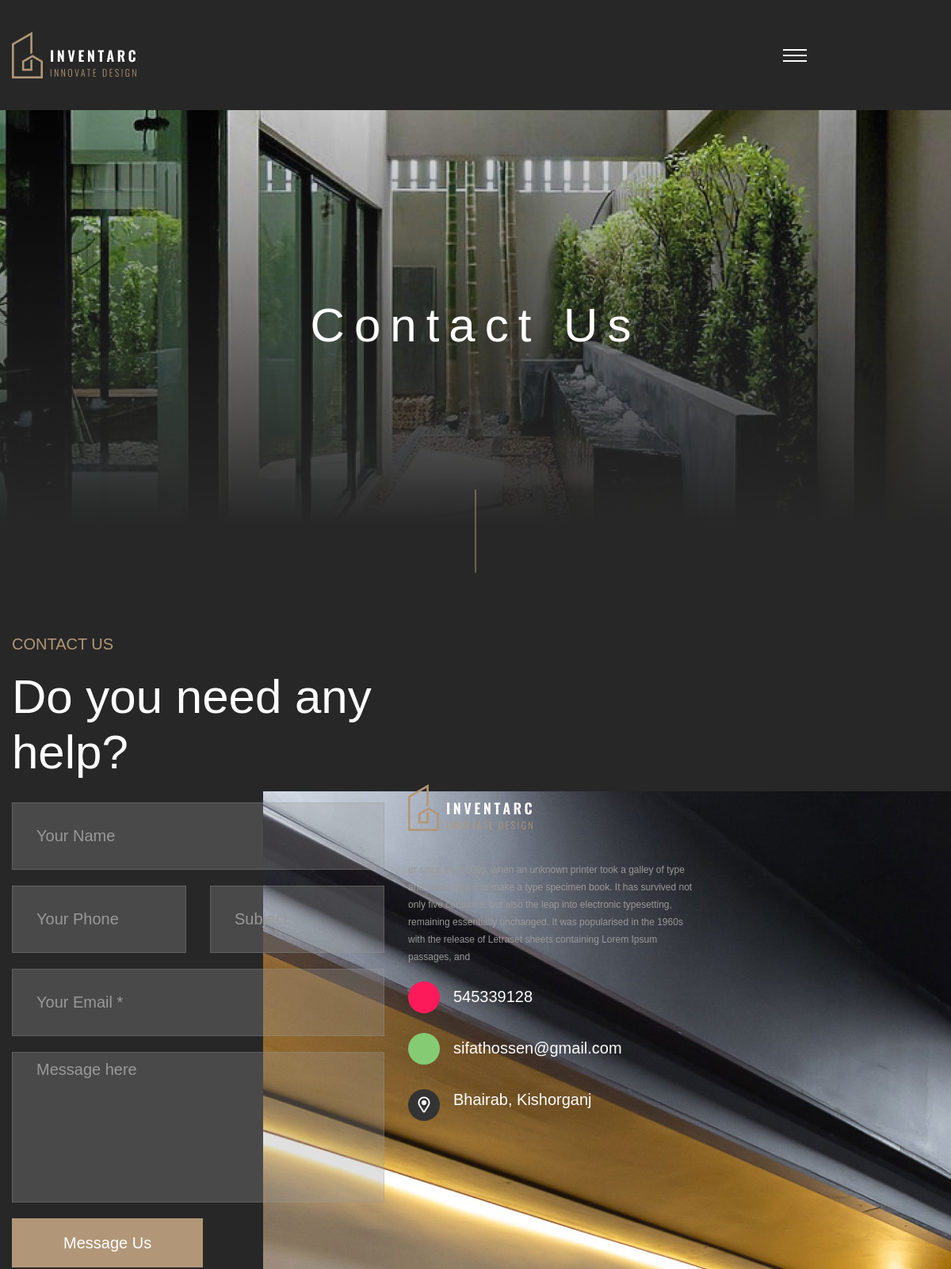
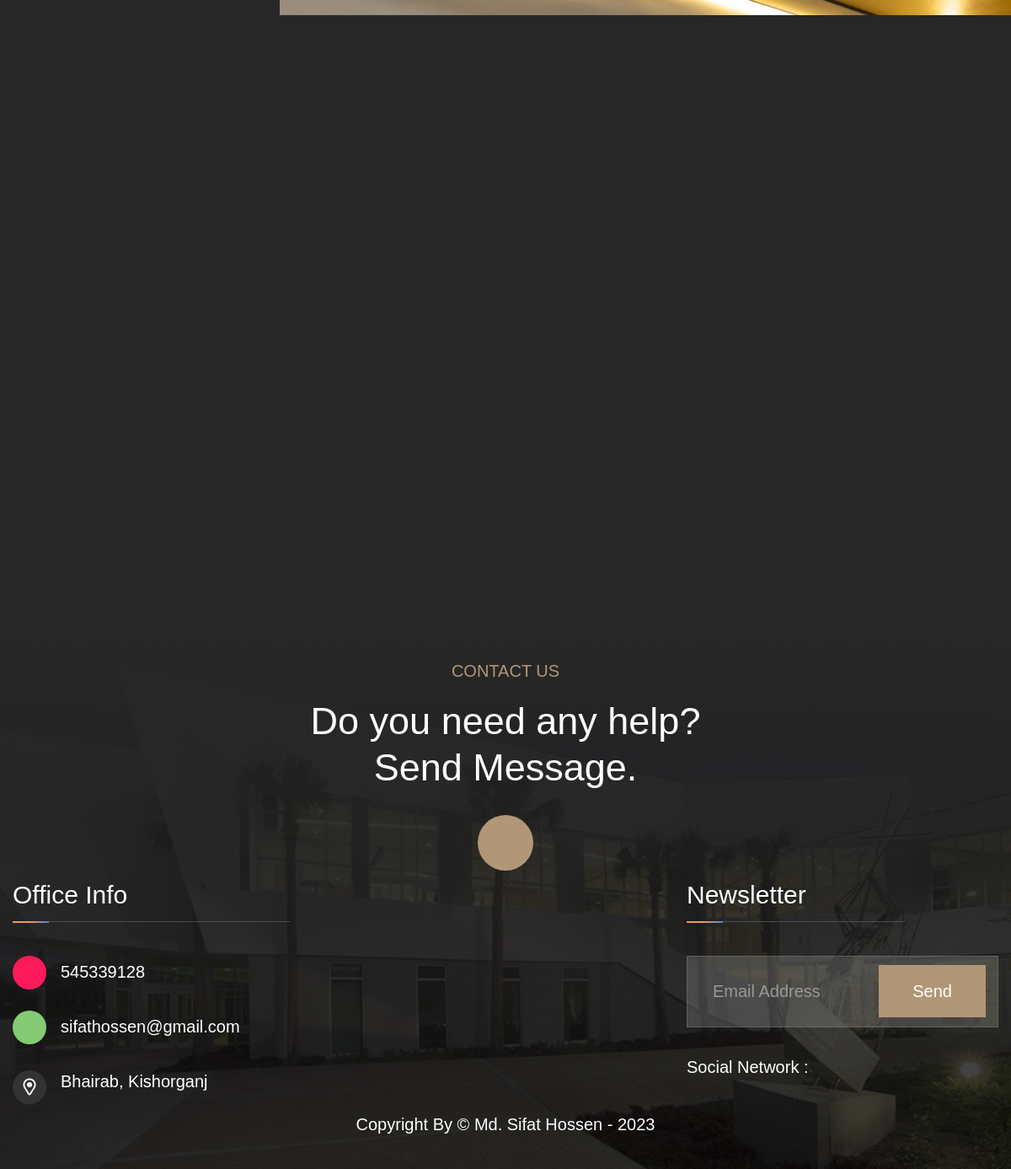
Page /contact/ on the committed database (2 pictures, top to bottom).
### website/models.py (models this page shows, shortened)
class Info(models.Model):
    company = models.CharField(max_length=30)
    logo = models.ImageField(upload_to='logo/')
    favicon = models.ImageField(upload_to='favicon/')
    header_shape = models.ImageField(upload_to='shape/', null=True)
    slider_shape = models.ImageField(upload_to='shape/', null=True)
    facebook = models.CharField(max_length=50)
    twitter = models.CharField(max_length=50)
    instagram = models.CharField(max_length=50)
    linkedin = models.CharField(max_length=50)
    youtube = models.CharField(max_length=50)
    pinterest = models.CharField(max_length=50)
    phone = models.CharField(max_length=20)
    email = models.EmailField(max_length=40)
    location = models.CharField(max_length=100)
    designer = models.CharField(max_length=50)
    designer_profile = models.CharField(max_length=100)
    designs_year = models.CharField(max_length=10)
    project_title = models.CharField(max_length=30)
    project_subtitle = models.CharField(max_length=20)
    project_background = models.ImageField(upload_to='background/')
    contact_title = models.CharField(max_length=30)
    contact_subtitle = models.CharField(max_length=20)
    latestNews_title = models.CharField(max_length=30, null=True)
    about_page_title = models.CharField(max_length=20, null=True)
    about_title_background = models.ImageField(upload_to='background/', null=True)
    contact_page_title = models.CharField(max_length=20, null=True)
    service_page_title = models.CharField(max_length=40, null=True)
    service_page_title_background = models.ImageField(upload_to='background/', null=True)
    service_page_section_background = models.ImageField(upload_to='background/', null=True)
    service_about_title = models.CharField(max_length=50, null=True)
    service_about_background = models.ImageField(upload_to='background/', null=True)
    service_about_desc = models.TextField(max_length=400, null=True)
    service_about_image = models.ImageField(upload_to='about/', null=True)
    service_about_image2 = models.ImageField(upload_to='about/', null=True)
    service_about_icon = models.ImageField(upload_to='about/', null=True)
    project_page_title = models.CharField(max_length=30, null=True)
    project_page_title_background = models.ImageField(upload_to='projects/', null=True)
    project_page_about_title = models.CharField(max_length=30, null=True)
    project_details_page_title = models.CharField(max_length=30, null=True)
    project_details_page_title_background = models.ImageField(upload_to='background/', null=True)
    blog_page_title = models.CharField(max_length=20, null=True)
    blog_page_title_background = models.ImageField(upload_to='background/', null=True)
    blog_details_page_title = models.CharField(max_length=20, null=True)
    blog_details_page_title_background = models.ImageField(upload_to='background/', null=True)
    team_page_title = models.CharField(max_length=30, null=True)
    team_page_title_background = models.ImageField(upload_to='background/', null=True)
    team_details_page_title = models.CharField(max_length=30, null=True)
    team_details_page_title_background = models.ImageField(upload_to='background/', null=True)
    testimonial_background = models.ImageField(upload_to='background/', null=True)
    testimonial_page_title = models.CharField(max_length=30, null=True)
    testimonial_page_title_background = models.ImageField(upload_to='background/', null=True)
    top_client_icon = models.ImageField(upload_to='icon/')
    footer_image = models.ImageField(upload_to='footer/', null=True)
    footer_image2 = models.ImageField(upload_to='footer/', null=True)
    footer_image3 = models.ImageField(upload_to='footer/', null=True)
    footer_background = models.ImageField(upload_to='background/', null=True)
    error_head = models.CharField(max_length=3, null=True)
    error_page_title = models.CharField(max_length=30, null=True)
    error_page_subtitle = models.CharField(max_length=100, null=True)
    error_page_title_background = models.ImageField(upload_to='background/', null=True)

class Contact(models.Model):
    title_background = models.ImageField(upload_to='background/')
    page_background = models.ImageField(upload_to='background/')
    contact_title = models.CharField(max_length=40)
    contact_desc = models.TextField(null=True, blank=True)

### website/views.py (the view)
# urls.py: path('contact/', views.ContactView.as_view(), name='contact'),
class ContactView(TemplateView):
    template_name = 'contact.html'
    def get_context_data(self, **kwargs):
        context = super().get_context_data(**kwargs)
        context['preLoader'] = PreLoader.objects.all()
        context['infos'] = Info.objects.last()
        context['contacts'] = Contact.objects.last()
        context['services'] = Service.objects.all()
        context['abouts'] = About.objects.last()
        return context

### templates/contact.html (shortened to what this page needs)
{% extends 'bash.html' %}
{% load static %}
{% block container %}
    <div class="boxed_wrapper">
        {% include 'header.html' %}
        <section class="page-title centred">
            <div class="outer-container">
                <div class="bg-layer" style="background-image: url({{contacts.title_background.url}});"></div>
                <div class="large-container">
                    <div class="title-box">
                        <h2>{{infos.contact_page_title}}</h2>
                    </div>
                </div>
            </div>
        </section>
        <section class="contact-page-section">
            <div class="pattern-layer" style="background-image: url({{contacts.page_background.url}});"></div>
            <div class="large-container">
                <div class="row align-items-center">
                    <div class="col-lg-5 col-md-12 col-sm-12 form-column">
                        <div class="form-inner">
                            <div class="sec-title">
                                <span class="sub-title">Contact Us</span>
                                <h2>{{contacts.contact_title}}</h2>
                            </div>
                            <form method="post" action="{% url 'contact-us' %}" id="contact-form" class="default-form">
                                <div class="row clearfix">
                                    <div class="col-lg-12 col-md-12 col-sm-12 form-group">
                                        <input type="text" name="username" placeholder="Your Name" required="">
                                    </div>
                                    <div class="col-lg-6 col-md-12 col-sm-12 form-group">
                                        <input type="text" name="phone" required="" placeholder="Your Phone">
                                    </div>
                                    <div class="col-lg-6 col-md-12 col-sm-12 form-group">
                                        <input type="text" name="subject" required="" placeholder="Subject">
                                    </div>
                                    <div class="col-lg-12 col-md-12 col-sm-12 form-group">
                                        <input type="email" name="email" placeholder="Your Email *" required="">
                                    </div>
                                    <div class="col-lg-12 col-md-12 col-sm-12 form-group">
                                        <textarea name="message" placeholder="Message here"></textarea>
                                    </div>
                                    <div class="col-lg-12 col-md-12 col-sm-12 form-group message-btn">
                                        <button class="theme-btn btn-one" type="submit" name="submit-form">Message Us</button>
                                    </div>
                                </div>
                            </form>
                        </div>
                    </div>
                    <div class="col-lg-4 col-md-12 col-sm-12 content-column">
                        <div class="content-box">
                            <figure class="logo"><a href="{% url 'home' %}"><img src="{{infos.logo.url}}" alt=""></a></figure>
                            <div class="text">
                                <p>{{contacts.contact_desc}}</p>
                            </div>
                            <ul class="info-list clearfix">
                                <li><i class="icon-17"></i><a href="tel:{{infos.phone}}">{{infos.phone}}</a></li>
                                <li><i class="icon-18"></i><a href="mailto:{{infos.email}}">{{infos.email}}</a></li>
                                <li><i class="far fa-map-marker-alt"></i>{{infos.location}}</li>
                            </ul>
                        </div>
                    </div>
                </div>
            </div>
        </section>
        <section class="google-map-section">
            <div class="large-container">
                <div class="map-inner">
                    <div class="google-map"
                        id="contact-google-map"
                        data-map-lat="40.712776"
                        data-map-lng="-74.005974"
                        data-icon-path="assets/images/icons/map-marker.png"
                        data-map-title="Brooklyn, New York, United Kingdom"
                        data-map-zoom="12"
                        data-markers='{
                            "marker-1": [40.712776, -74.005974, "<h4>Branch Office</h4><p>77/99 New York</p>","assets/images/icons/map-marker.png"]
                        }'>
                    </div>
                </div>
            </div>
        </section>
      {% include 'footer.html' %}
        <div class="scroll-to-top">
            <div>
            </div>
        </div>
    </div>
{% endblock %}

### templates/header.html (shortened to what this page needs)
{% url 'home' as home %}
 <header class="main-header header-style-two">
            <div class="header-lower">
                <div class="large-container">
                    <div class="outer-box">
                        <div class="logo-box">
                            <figure class="logo"><a href="{% url 'home' %}"><img src="{{infos.logo.url}}" alt=""></a></figure>
                        </div>
                        <div class="menu-area">
                            <div class="mobile-nav-toggler">
                                <i class="icon-bar"></i>
                                <i class="icon-bar"></i>
                                <i class="icon-bar"></i>
                            </div>
                            <div class="menu-right-content">
                                <div class="search-box-outer search-toggler">
                                    <i class="icon-1"></i>
                                </div>
                                <div class="nav-btn nav-toggler navSidebar-button">
                                    <i class="icon-2"></i>
                                </div>
                            </div>
                        </div>
                    </div>
                </div>
            </div>
        </header>

### templates/footer.html (shortened to what this page needs)
  <footer class="main-footer">
            <div class="bg-layer" style="background-image: url({{infos.footer_background.url}});"></div>
            <div class="large-container">
                <div class="sec-title centred">
                    <span class="sub-title">Contact Us</span>
                    <h2>{{infos.contact_title}} <br />{{infos.contact_subtitle}}.</h2>
                    <a href="{% url 'contact' %}"><i class="icon-7"></i></a>
                </div>
                <div class="widget-section">
                    <div class="row clearfix">
                        <div class="col-lg-5 col-md-12 col-sm-12 footer-column">
                            <div class="contact-widget footer-widget">
                                <div class="widget-title">
                                    <h3>Office Info</h3>
                                </div>
                                <div class="widget-content">
                                    <ul class="info-list clearfix">
                                        <li><i class="icon-17"></i><a href="tel:{{infos.phone}}">{{infos.phone}}</a></li>
                                        <li><i class="icon-18"></i><a href="mailto:{{infos.email}}">{{infos.email}}</a></li>
                                        <li><i class="far fa-map-marker-alt"></i>{{infos.location}}</li>
                                    </ul>
                                </div>
                            </div>
                        </div>
                        <div class="col-xl-4 col-lg-6 col-md-12 offset-xl-3 footer-column">
                            <div class="subscribe-widget footer-widget">
                                <div class="widget-title">
                                    <h3>Newsletter</h3>
                                </div>
                                <div class="widget-content">
                                    <form action="{% url 'newsLetter' %}" method="post">
                                        <div class="form-group">
                                            <input type="email" name="email" placeholder="Email Address" required="">
                                            <button type="submit">Send</button>
                                        </div>
                                    </form>
                                    <ul class="social-links clearfix">
                                        <li><h4>Social Network :</h4></li>
                                        <li><a href="https://{{infos.facebook}}"><i class="icon-3"></i></a></li>
                                        <li><a href="https://{{infos.instagram}}"><i class="icon-4"></i></a></li>
                                        <li><a href="https://{{infos.twitter}}"><i class="icon-5"></i></a></li>
                                    </ul>
                                </div>
                            </div>
                        </div>
                    </div>
                </div>
                <div class="footer-bottom centred">
                    <div class="copyright">
                        <h4>Copyright By &copy; <a href="https://{{infos.designer_profile}}">{{infos.designer}}</a> - {{infos.designs_year}}</h4>
                    </div>
                </div>
            </div>
        </footer>

### static/assets/css/color.css (style rules this page uses)
.theme-btn.btn-one { background: #B19777; }
.sec-title .sub-title { color: #B19777; }
.main-footer .sec-title a { background: #B19777; }
.main-footer .subscribe-widget form .form-group button { background: #B19777; }
.page-title:before { background: #B19777; }

### static/assets/css/responsive.css (style rules this page uses)
@media only screen and (max-width: 1499px) { .header-lower { padding-left: 60px; padding-right: 60px; } }
@media only screen and (max-width: 1499px) { .main-footer .contact-widget { padding: 0px; } }
@media only screen and (max-width: 1200px) { .menu-area .mobile-nav-toggler { display: block; padding: 10px; } }
@media only screen and (max-width: 1200px) { .main-header .menu-area:before { display: none; } }
@media only screen and (max-width: 1200px) { .header-lower { padding-top: 15px; } }
@media only screen and (max-width: 1200px) { .main-header .menu-right-content { top: 0px; } }
@media only screen and (max-width: 1200px) { .page-title { padding: 0px; } }
@media only screen and (max-width: 1200px) { .contact-page-section .form-inner { margin-right: 0px; } }

### rows in the picture
Info: logo (picture), contact_page_title "Contact Us", phone "545339128", email "sifathossen@gmail.com", location "Bhairab, Kishorganj", footer_background (picture), contact_title "Do you need any help?", contact_subtitle "Send Message", designer "Md. Sifat Hossen", designs_year "2023"
Contact: title_background (picture), page_background (picture), contact_title "Do you need any help?", contact_desc "er since the 1500s, when an unknown printer took a galley of type and scrambled it to make a type specimen book. It has survived not only five centuries, but also the leap into electronic typesetting, remaining essentially unchanged. It was popularised in the 1960s with the release of Letraset sheets containing Lorem Ipsum passages, and"
